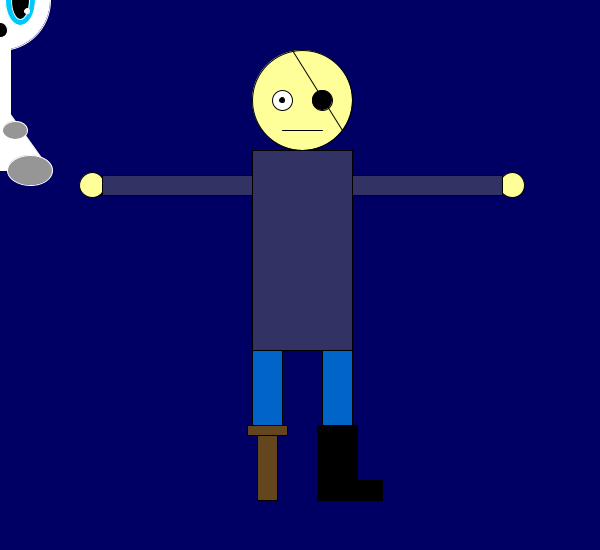
Frame 1 (no input)
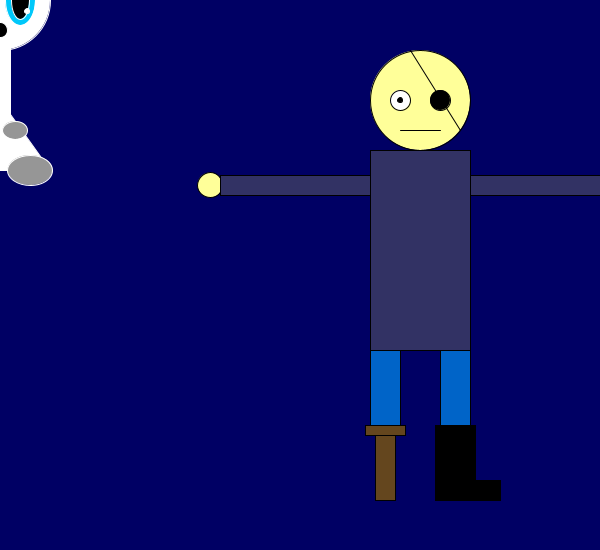
Frame 60 (the mouse pressed at the canvas centre just before this capture)
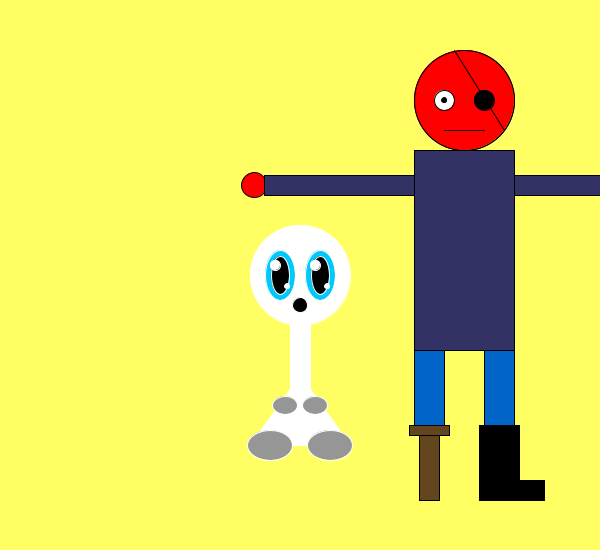
Frame 120 (the mouse held since frame 60 and released just before this capture)

The Processing sketch that drew these frames (run headless with seeded random() and noise(); from frame 60 on, the mouse is pressed at the canvas centre):

// Processing sketch: processing_120591
// ── processing_120591.pde

int x = 0; // Global variable for location 
int speed = 2; // Variable for pirate speed. 

//oso attacks
void setup() {
size(600,550);// Set the size of the window
smooth(); //Smooths out all the lines
frameRate(60);//set framerate to 60

}

void draw() {
  background(mouseX,mouseY,100); // Background changes color depending on where mouse is.
  
 x = x + speed; // Add the current speed to the x location 
 
if ((x > 200) || (x < -200)) { //How far left or right the pirate will move before reversing direction
  speed = speed  * -1 ; 
} 


//Draw Pirate 
stroke(0); // To make the outline of every object black
  fill(255, 255, 153); // Light yellow fill for the ellipses listed below
  
  
 ellipse(x+300, 100, 100, 100); //Light yellow circle for the head
 if (mousePressed) {
  stroke(0); // To make the outline of every object black
   fill(255,0, 0); // Changes the light yellow ellipse fill to red
  ellipse(x+300, 100, 100, 100);
 }
    
 ellipse(x+90, 185, 25, 25); //Light yellow circle for the left hand
 ellipse(x+510, 185, 25, 25); //Light yellow circle for the right hand
   fill(255, 255, 255); // White fill for the ellipses listed below
 ellipse(x+280, 100, 20, 20);//White circle for left eye
 fill(0, 0, 0); // Black fill for the ellipses, lines and rectangles listed below
 ellipse(x+280, 100, 5, 5);  //  Black circle for pupil
 ellipse(x+320, 100, 20, 20); // Black circle for eye patch
 line(x+290, 50, x+340, 130); // Black line for eye patch over right eye
 line(x+280, 130, x+320, 130); //Black line for mouth
 rect(x+315, 425, 40, 75); //Black vertical rectangle for top o boot
 rect(x+330, 480, 50, 20);//Black horizontal rectangle for bottom of boot
     fill(50, 50, 100); // Navy fill for the rectangles listed below that create the pirates shirt
  rect(x+250, 150, 100, 200); //Red rectangle for chest 
  rect(x+350, 175, 150, 20); //Red rectangle for left arm
  rect(x+100, 175, 150, 20); //Red rectangle for right arm
    fill(0, 100, 200); // Blue fill for the rectangles listed below
  rect (x+250, 350, 30, 75); //Blue rectangle for left leg
  rect (x+320, 350, 30, 75); //Blue rectangle for right leg
  fill(100, 70, 30); // Brown fill for the rectangles listed below
   rect(x+245, 425, 40, 10); //Brown rectangle for top of peg leg
   rect(x+255, 435, 20, 65);// Brown rectangle for bottom of peg leg
  stroke(0, 0, 0); //A stroke telling the outer line on every shape to be black 
  
  //Draw OSO
   stroke(255) ; // This white stroke allows the white indevidual shapes to appear as one shape.
  fill(255) ; // Fill for the ellipse, rectangle and triangle listed below.
  ellipse(mouseX, mouseY, 100, 100) ; // White ellipse which creates the shape of OSO's head & location from mouse
   rect(mouseX-10, mouseY+40, 20, 100) ; // White rectangle which forms OSO's neck & location from mouse
   triangle(mouseX, mouseY+100, mouseX-50, mouseY+170, mouseX+50, mouseY+170) ; // Triangle shape created to form the body of OSO & location from mouse
   fill(150) ; // This fill makes the following ellipses appear a mild grey colour.
  ellipse(mouseX-30, mouseY+170, 45, 30) ; // This grey ellipse is OSO's left foot with a white stroke & location from mouse
  ellipse(mouseX+30, mouseY+170, 45, 30) ; // This grey ellipse is OSO's right foot with a white stroke & location from mouse.
  ellipse(mouseX-15, mouseY+130, 25, 18) ; // This grey ellipse is OSO's left hand with a white stroke & location from mouse
  ellipse(mouseX+15, mouseY+130, 25, 18) ; // This grey ellipse is OSO's right hand with a white stroke & location from mouse
  fill(0, 200, 250) ; // This aqua colour fills the following ellipses for OSO's eyes 
  ellipse(mouseX-20, mouseY, 30, 50) ; // This ellipse creates OSO's left iris for the left eye & location from mouse
  ellipse(mouseX+20, mouseY, 30, 50) ; // This ellipse creates OSO's right iris for the right eye & location from mouse
  fill(0) ; // This black fill is the colour used for OSO's pupils within his eyes.
  ellipse(mouseX-20, mouseY, 18, 38) ; // This black ellipse is for the pupil of OSO's left eye & location from mouse
  ellipse(mouseX+20, mouseY, 18, 38) ; // This black ellipse is for the pupil of OSO's right eye & location from mouse
  fill(255) ; // White fill for the glimmer effect on OSO's eyes.  
  ellipse(mouseX-25, mouseY-10, 10, 10) ; // White ellipse for the inside of the eye & location from mouse
  ellipse(mouseX+15, mouseY-10, 10, 10) ; // White ellipse for the inside of the eye & location from mouse
  ellipse(mouseX-13, mouseY+11, 5, 5) ; // White ellipse for the inside of the eye & location from mouse
  ellipse(mouseX+27, mouseY+11, 5, 5) ; // White ellipse for the inside of the eye & location from mouse
  fill(0);// Black fill for the mouth
   ellipse(mouseX, mouseY+30, 15, 15); // Black ellipse for mouth & location from mouse

  
}

  
 
